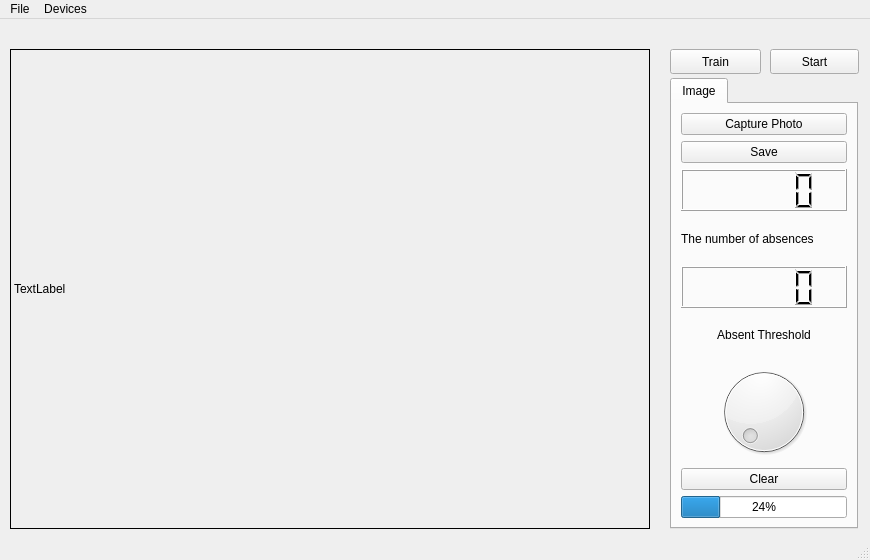
<?xml version="1.0" encoding="UTF-8"?>
<ui version="4.0">
 <class>Camera</class>
 <widget class="QMainWindow" name="Camera">
  <property name="geometry">
   <rect>
    <x>0</x>
    <y>0</y>
    <width>870</width>
    <height>560</height>
   </rect>
  </property>
  <property name="windowTitle">
   <string>Camera</string>
  </property>
  <widget class="QWidget" name="centralwidget">
   <widget class="QTabWidget" name="captureWidget">
    <property name="geometry">
     <rect>
      <x>670</x>
      <y>59</y>
      <width>188</width>
      <height>451</height>
     </rect>
    </property>
    <property name="sizePolicy">
     <sizepolicy hsizetype="Expanding" vsizetype="Expanding">
      <horstretch>0</horstretch>
      <verstretch>1</verstretch>
     </sizepolicy>
    </property>
    <property name="currentIndex">
     <number>0</number>
    </property>
    <widget class="QWidget" name="tab_2">
     <attribute name="title">
      <string>Image</string>
     </attribute>
     <layout class="QGridLayout" name="gridLayout">
      <item row="5" column="0">
       <widget class="QLabel" name="label_2">
        <property name="text">
         <string>Absent Threshold</string>
        </property>
        <property name="alignment">
         <set>Qt::AlignCenter</set>
        </property>
       </widget>
      </item>
      <item row="8" column="0">
       <widget class="QPushButton" name="clearButton">
        <property name="text">
         <string>Clear</string>
        </property>
       </widget>
      </item>
      <item row="2" column="0">
       <widget class="QLCDNumber" name="absenceNumber">
        <property name="sizePolicy">
         <sizepolicy hsizetype="Preferred" vsizetype="Minimum">
          <horstretch>0</horstretch>
          <verstretch>0</verstretch>
         </sizepolicy>
        </property>
       </widget>
      </item>
      <item row="3" column="0">
       <widget class="QLabel" name="label">
        <property name="text">
         <string>The number of absences</string>
        </property>
       </widget>
      </item>
      <item row="0" column="0">
       <widget class="QPushButton" name="takeImageButton">
        <property name="text">
         <string>Capture Photo</string>
        </property>
       </widget>
      </item>
      <item row="9" column="0">
       <widget class="QProgressBar" name="progressBar">
        <property name="value">
         <number>24</number>
        </property>
       </widget>
      </item>
      <item row="4" column="0">
       <widget class="QLCDNumber" name="lcdNumber_2"/>
      </item>
      <item row="1" column="0">
       <widget class="QPushButton" name="SaveButton">
        <property name="text">
         <string>Save</string>
        </property>
       </widget>
      </item>
      <item row="6" column="0">
       <widget class="QDial" name="dial">
        <property name="maximum">
         <number>10</number>
        </property>
       </widget>
      </item>
     </layout>
    </widget>
   </widget>
   <widget class="QPushButton" name="trainButton">
    <property name="geometry">
     <rect>
      <x>670</x>
      <y>30</y>
      <width>91</width>
      <height>25</height>
     </rect>
    </property>
    <property name="text">
     <string>Train</string>
    </property>
   </widget>
   <widget class="QLabel" name="img_label">
    <property name="geometry">
     <rect>
      <x>10</x>
      <y>30</y>
      <width>640</width>
      <height>480</height>
     </rect>
    </property>
    <property name="frameShape">
     <enum>QFrame::Box</enum>
    </property>
    <property name="text">
     <string>TextLabel</string>
    </property>
   </widget>
   <widget class="QPushButton" name="startButton">
    <property name="geometry">
     <rect>
      <x>770</x>
      <y>30</y>
      <width>89</width>
      <height>25</height>
     </rect>
    </property>
    <property name="text">
     <string>Start</string>
    </property>
   </widget>
  </widget>
  <widget class="QMenuBar" name="menubar">
   <property name="geometry">
    <rect>
     <x>0</x>
     <y>0</y>
     <width>870</width>
     <height>22</height>
    </rect>
   </property>
   <widget class="QMenu" name="menuFile">
    <property name="title">
     <string>File</string>
    </property>
    <addaction name="actionStartCamera"/>
    <addaction name="actionStopCamera"/>
    <addaction name="actionOpen_File"/>
    <addaction name="separator"/>
    <addaction name="separator"/>
    <addaction name="actionExit"/>
   </widget>
   <widget class="QMenu" name="menuDevices">
    <property name="title">
     <string>Devices</string>
    </property>
   </widget>
   <addaction name="menuFile"/>
   <addaction name="menuDevices"/>
  </widget>
  <widget class="QStatusBar" name="statusbar"/>
  <action name="actionExit">
   <property name="text">
    <string>Exit</string>
   </property>
  </action>
  <action name="actionStartCamera">
   <property name="text">
    <string>Start Camera</string>
   </property>
  </action>
  <action name="actionStopCamera">
   <property name="text">
    <string>Stop Camera</string>
   </property>
  </action>
  <action name="actionSettings">
   <property name="text">
    <string>Settings</string>
   </property>
  </action>
  <action name="actionOpen_File">
   <property name="text">
    <string>Open File</string>
   </property>
  </action>
 </widget>
 <resources/>
 <connections>
  <connection>
   <sender>actionExit</sender>
   <signal>triggered()</signal>
   <receiver>Camera</receiver>
   <slot>close()</slot>
   <hints>
    <hint type="sourcelabel">
     <x>-1</x>
     <y>-1</y>
    </hint>
    <hint type="destinationlabel">
     <x>154</x>
     <y>130</y>
    </hint>
   </hints>
  </connection>
  <connection>
   <sender>trainButton</sender>
   <signal>clicked()</signal>
   <receiver>Camera</receiver>
   <slot>toggleLock()</slot>
   <hints>
    <hint type="sourcelabel">
     <x>658</x>
     <y>75</y>
    </hint>
    <hint type="destinationlabel">
     <x>453</x>
     <y>119</y>
    </hint>
   </hints>
  </connection>
  <connection>
   <sender>actionSettings</sender>
   <signal>triggered()</signal>
   <receiver>Camera</receiver>
   <slot>configureCaptureSettings()</slot>
   <hints>
    <hint type="sourcelabel">
     <x>-1</x>
     <y>-1</y>
    </hint>
    <hint type="destinationlabel">
     <x>333</x>
     <y>210</y>
    </hint>
   </hints>
  </connection>
  <connection>
   <sender>actionStartCamera</sender>
   <signal>triggered()</signal>
   <receiver>Camera</receiver>
   <slot>startCamera()</slot>
   <hints>
    <hint type="sourcelabel">
     <x>-1</x>
     <y>-1</y>
    </hint>
    <hint type="destinationlabel">
     <x>333</x>
     <y>210</y>
    </hint>
   </hints>
  </connection>
  <connection>
   <sender>actionStopCamera</sender>
   <signal>triggered()</signal>
   <receiver>Camera</receiver>
   <slot>stopCamera()</slot>
   <hints>
    <hint type="sourcelabel">
     <x>-1</x>
     <y>-1</y>
    </hint>
    <hint type="destinationlabel">
     <x>333</x>
     <y>210</y>
    </hint>
   </hints>
  </connection>
  <connection>
   <sender>takeImageButton</sender>
   <signal>clicked()</signal>
   <receiver>Camera</receiver>
   <slot>takeImage()</slot>
   <hints>
    <hint type="sourcelabel">
     <x>625</x>
     <y>132</y>
    </hint>
    <hint type="destinationlabel">
     <x>603</x>
     <y>169</y>
    </hint>
   </hints>
  </connection>
 </connections>
 <slots>
  <slot>record()</slot>
  <slot>pause()</slot>
  <slot>stop()</slot>
  <slot>enablePreview(bool)</slot>
  <slot>configureCaptureSettings()</slot>
  <slot>takeImage()</slot>
  <slot>startCamera()</slot>
  <slot>toggleLock()</slot>
  <slot>setMuted(bool)</slot>
  <slot>stopCamera()</slot>
  <slot>setExposureCompensation(int)</slot>
 </slots>
</ui>
